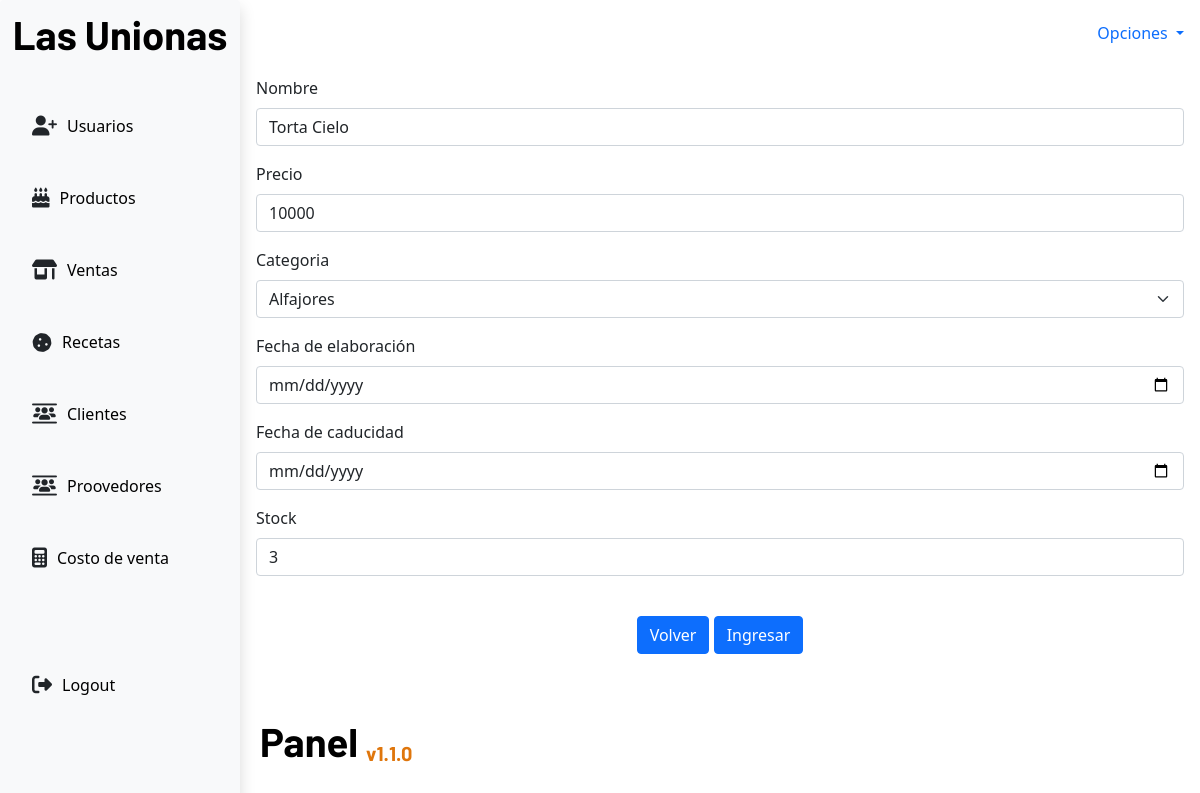
Page /products/update/2 on the committed database.
### app/models.py (models this page shows, shortened)
class ProductsInventory(models.Model):
    name = models.CharField(max_length=100,null=False)
    price = models.PositiveIntegerField(null=False)
    category = models.ForeignKey(CategoryProduct, on_delete=models.PROTECT)
    elabDate = models.DateField()
    expDate = models.DateField()
    stock = models.PositiveIntegerField(null=False)

### app/views.py (the view, shortened to what this page needs)
# urls.py: path('products/update/<int:id>',views.updateProduct,name='updateProducts'),
def updateProduct(request,id):
    product = ProductsInventory.objects.get(id=id)
    categorys = CategoryProduct.objects.all()
    return render(request,'products/updateProducts.html',{'product':product,'categorys':categorys})

### app/templates/products/updateProducts.html (shortened to what this page needs)
{% extends 'base.html' %}
{% block content %}
<div>
    <form method="POST">
        <div class="mb-3">
          <label for="inputName" class="form-label">Nombre</label>
          <input type="text" class="form-control" id="inputName" name="name" value="{{product.name}}">
        </div>
        <div class="mb-3">
          <label for="inputPrice" class="form-label">Precio</label>
          <input type="number" class="form-control" id="inputPrice" name="price" value="{{product.price}}">
        </div>
        <div class="mb-3">
          <label for="inputCategory" class="form-label">Categoria</label>
          <select class="form-select" name="category" id="" name="category">
          {%for category in categorys%}
            <option value="{{category.id}}">{{category.name}}</option>
          {% endfor %}
          </select>
        </div>
        <div class="mb-3">
          <label for="inputElabDate" class="form-label">Fecha de elaboración</label>
          <input type="date" class="form-control" id="inputElabDate" name="elabDate" value="{{product.elabDate}}">
        </div>
        <div class="mb-3">
          <label for="inputExpDate" class="form-label">Fecha de caducidad</label>
          <input type="date" class="form-control" id="inputExpDate" name="expDate" value="{{product.expDate}}">
        </div>
        <div class="mb-3">
          <label for="inputStock" class="form-label">Stock</label>
          <input type="number" class="form-control" id="inputStock" name="stock" value="{{product.stock}}">
        </div>
        <div class="text-center pt-4">
          <a class="btn btn-primary" href="{% url 'productsTable'%}">Volver</a>
          <button type="submit" class="btn btn-primary text-center">Ingresar</button>
        </div>
      </form>
</div>
{% endblock content %}

### app/static/css/panel.css (style rules this page uses)
:root { --titles: "Barlow", sans-serif; --primary: #1ea4a2; --primary: #1ea4a2; --light: #eef0f4; --grey: #fafafa; --black: #06070a; --blackclaire: #1d2125; --oceanBlue: #172d4f; }
* { box-sizing: border-box; margin: 0; padding: 0; }
html, body { min-height: 100%; height: 100%; }

### rows in the picture
ProductsInventory: name "Torta Cielo", price "10000", stock "3"

### other values in the picture
form field category "Alfajores"
